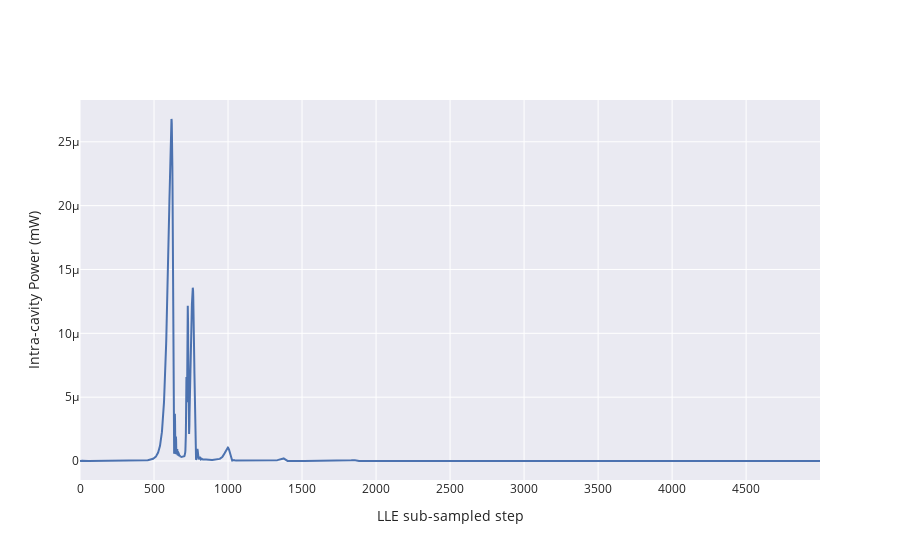

The code cell stored with this chart in its notebook:
### Code cell
fig = go.Figure()

tr = go.Scatter(y=solverp1.sol.Pcomb * 1e3)

fig.add_trace(tr)
fig.update_layout(
    xaxis_title="LLE sub-sampled step", yaxis_title="Intra-cavity Power (mW)"
)
#fig.add_annotation(x=4500, y=4.9, ax=0, ay=-50, text="Single Soliton Step")
# fig.add_annotation(x=3151, y=7.6, ax=0, ay=-50, text="Two Solitons Step")
#fig.add_annotation(x=1931, y=16, ax=0, ay=80, text="Modulation Instability")
#fig.add_annotation(x=500, y=6, ax=-80, ay=-80, text="Primary Comb")
#fig.show()

### Figure 1 — Plotly figure (JSON) as saved in the notebook; plotly's stock layout.template omitted (floating-point values rounded to 4 significant figures; data arrays with more than 128 entries replaced by an {"elided": "..."} marker saying what was removed)
{"data": [{"type": "scatter", "y": {"elided": "5000 float values"}}], "layout": {"xaxis": {"title": {"text": "LLE sub-sampled step"}}, "yaxis": {"title": {"text": "Intra-cavity Power (mW)"}}}}
